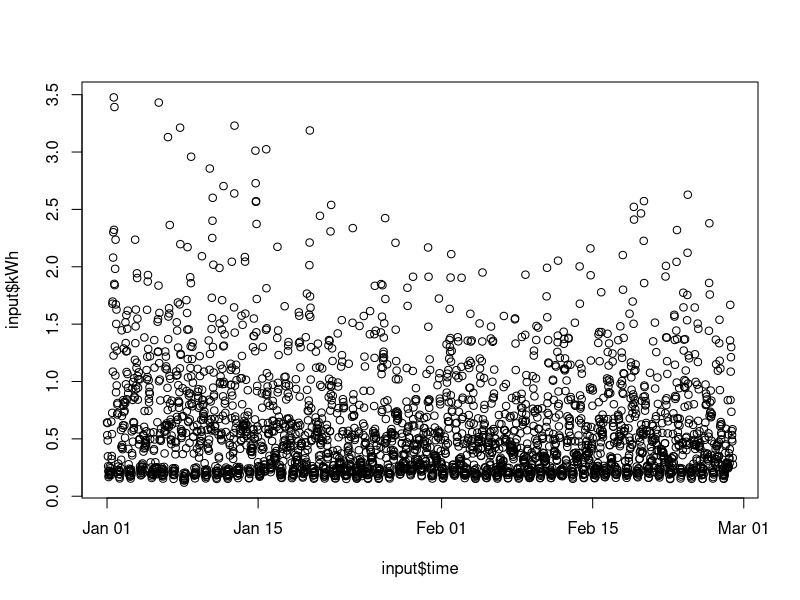

Recreate this plot in R.
library(readr)
library(lubridate)
library(magrittr)
library(dplyr)

input <- read_csv("london_meters.csv")
input # print on the console

plot(input$time, input$kWh)

m <- lm(kWh ~ wday(time) + hour(time), input)
summary(m)

input %<>% mutate(value = kWh/sd(kWh))
m <- lm(value ~ wday(time) + hour(time), input)
